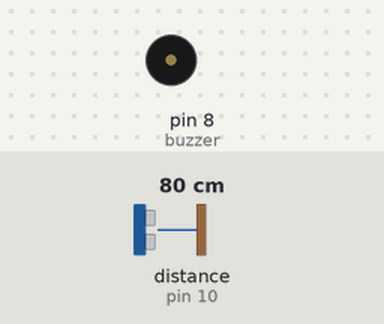
The sketch below on a simulated Arduino Uno, built with avr-gcc and run on an emulated ATmega328P. Shown: buzzer (waves = sounding). Wiring (inferred from the names in the program): ultrasonic range finder: trigger pin 9; echo pin 10. The test bench sets the inputs (shaded band); at power-on: distance to the obstacle (sensor on pin 10) 80 cm. The echo pulse lasts 58.3 µs per cm.

Above: at 1.8 s.
1.9 s: distance to the obstacle (sensor on pin 10) set to 7 cm
3.4 s: distance to the obstacle (sensor on pin 10) set to 4 cm
At 4.6 s:
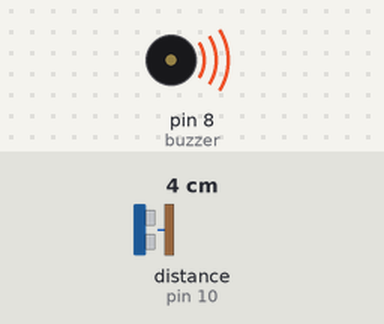
5.5 s: distance to the obstacle (sensor on pin 10) set to 9 cm
At 7.2 s:
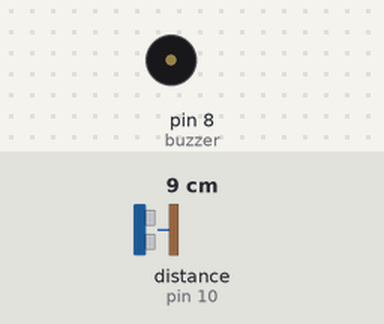
7.5 s: distance to the obstacle (sensor on pin 10) set to 2 cm
At 8.9 s:
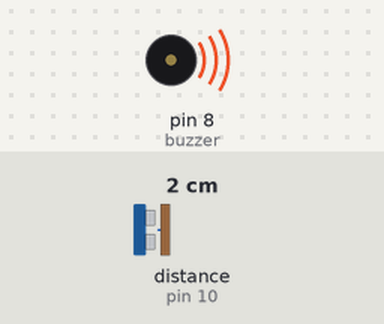
Timing chart, 0 to 10.5 s (numbered marks = the images above; inputs shaded):
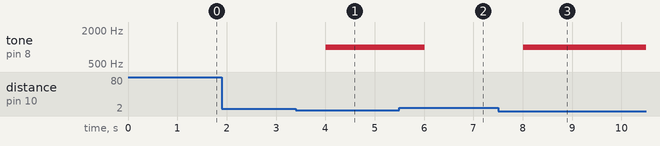

Measured:
- the behaviour switches between 6 and 5 cm on distance to the obstacle (sensor on pin 10) (found by bisection; images 0 and 1)
- after the input at 1.9 s, every drawn part: stays the same
- after the input at 3.4 s, tone on pin 8 (buzzer): silent → 1000 Hz after 0.61 s
- after the input at 5.5 s, tone on pin 8 (buzzer): 1000 Hz → silent after 0.51 s
- after the input at 7.5 s, tone on pin 8 (buzzer): silent → 1000 Hz after 0.52 s

The sketch:

ej4.ino
```cpp
const int ultra= 9;
const int echo = 10;
const int buzzer = 8;

void setup() {
  pinMode(ultra, OUTPUT);
  pinMode(echo, INPUT);
  pinMode(buzzer, OUTPUT);
}

void loop() {
  long duration;
  int distance;

  digitalWrite(ultra, LOW);
  delayMicroseconds(2);
  digitalWrite(ultra, HIGH);
  delayMicroseconds(10);
  digitalWrite(ultra, LOW);


  duration = pulseIn(echo, HIGH);

  // Calcular distancia en cm
  distance = duration * 0.034 / 2;

 // Si está a menos de 5 cm suena
  if (distance < 5 && distance > 0) {
    tone(buzzer, 1000);
  } else {
    noTone(buzzer);
  }


  // Se ejecuta una vez cada segundo
  delay(1000);
}
```
